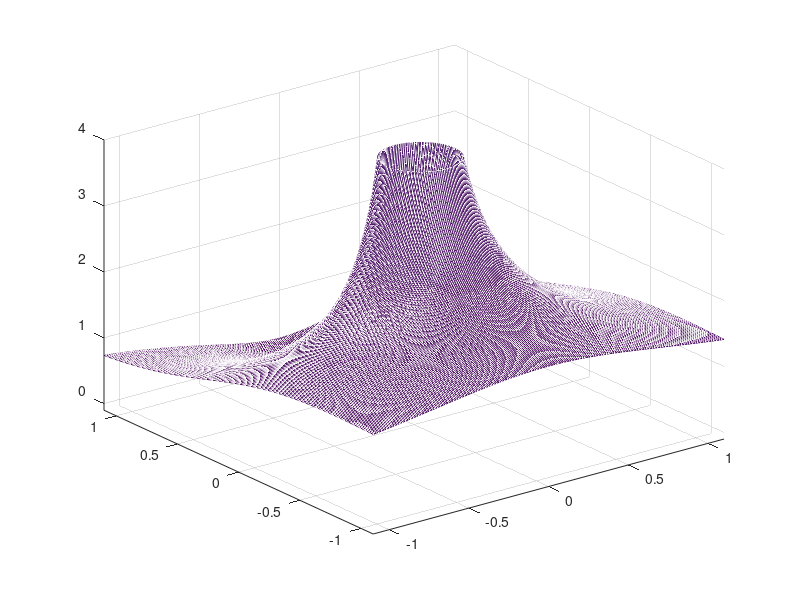

Write MATLAB code to recreate this figure.
close all
clear all

step = 0.01 ; 
reali = [-1.1 : step : 1.1] ; 
immag = [-1.1 : step : 1.1];
Z = zeros(length(immag), length(reali));
for (x=1:length(reali))
	for (y=1:length(immag))
		Z (x, y) = reali(x) + i*immag(y) ;  #creiamo la x, y, campionati
	end
end
a1 = 0.8;
H=1-a1*(1./Z);
mesh (reali, immag, abs(H));
axis([reali(1) reali(length(reali)) immag(1) immag(length(immag)) -0.1 4])